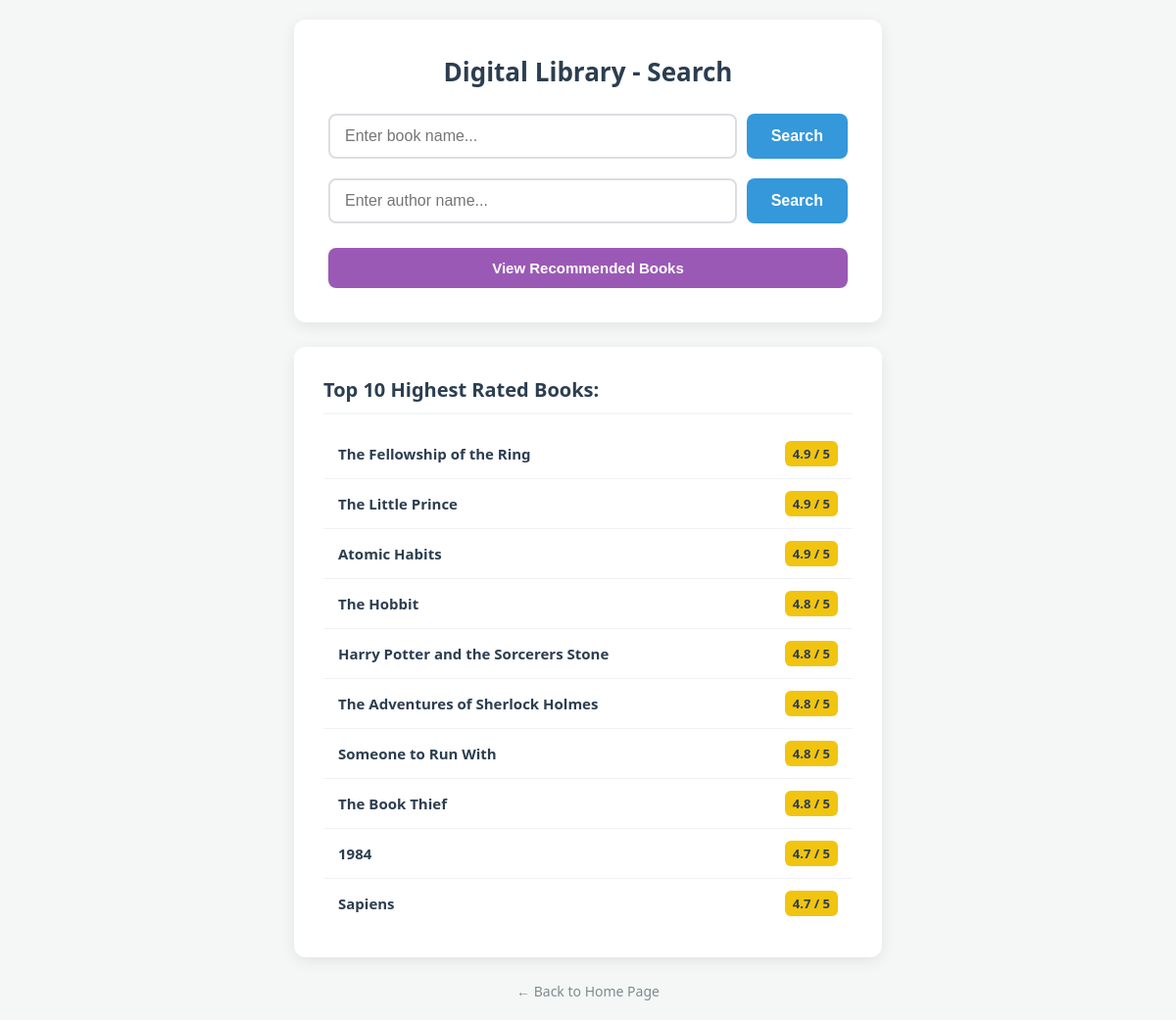
The page /books/recommended on the database as committed earlier.
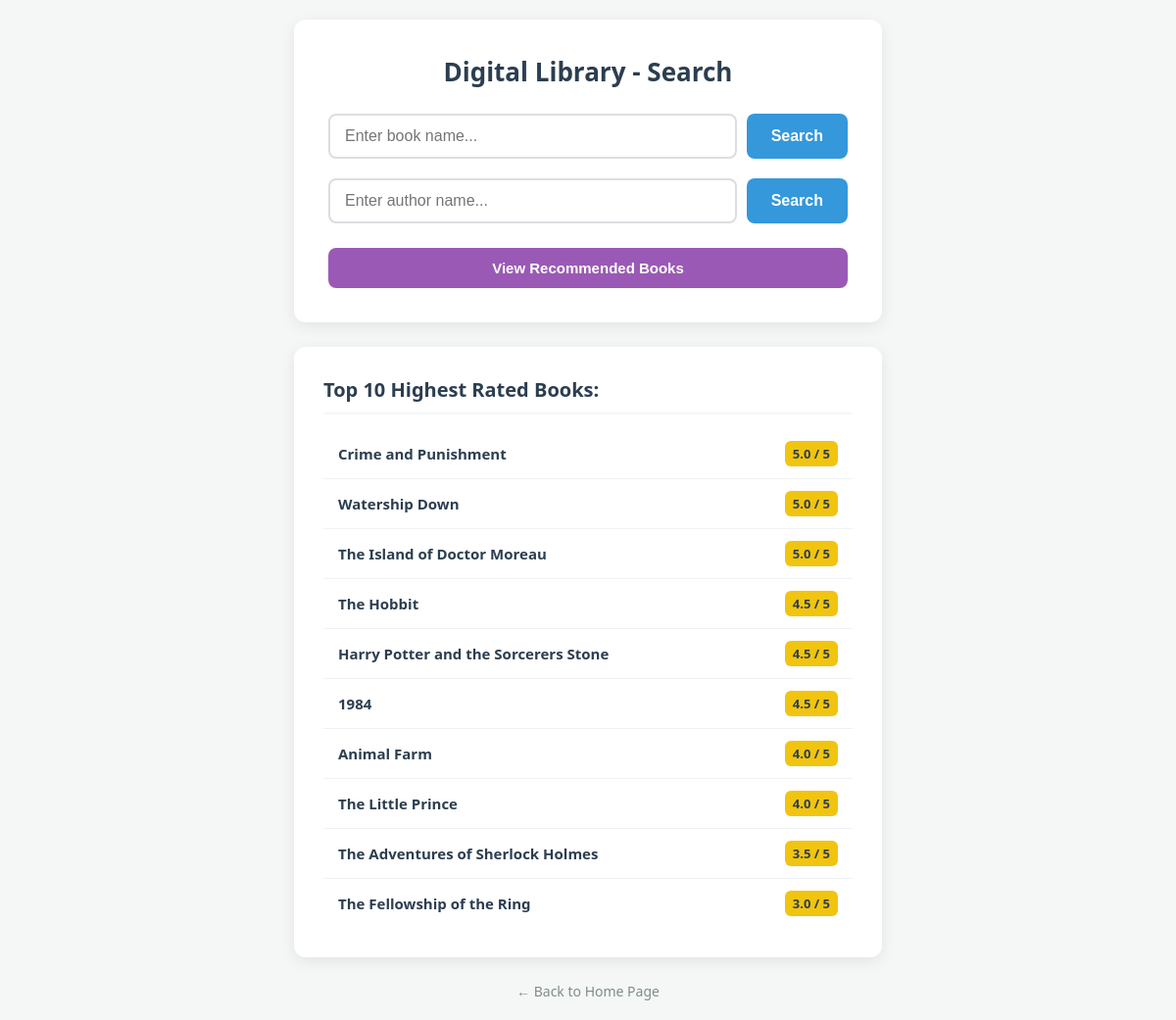
The same page on the database as committed later.
### tables this page shows
CREATE TABLE Books (
    id INTEGER PRIMARY KEY,
    title TEXT NOT NULL,
    author TEXT NOT NULL,
    summary TEXT,
    category TEXT,
    price REAL,
    rating REAL
);

### routers/books.py (the view)
@router.get("/recommended", response_class=HTMLResponse)
async def get_recommended_books(request: Request):
    try:
        conn = sqlite3.connect("library.db")
        cursor = conn.cursor()
        query = "SELECT title, rating FROM Books ORDER BY rating DESC LIMIT 10;"
        cursor.execute(query)
        recommended = cursor.fetchall()
        conn.close()
        return templates.TemplateResponse(
            request=request,
            name="search_book.html",
            context={"request": request, "error": None, "recommended_books": recommended}
        )
    except Exception as e:
        print(f"Server Error: {e}")
        return templates.TemplateResponse(
            request=request,
            name="search_book.html",
            context={"request": request, "error": "Could not load recommendations.", "recommended_books": None}
        )

### templates/search_book.html (shortened to what this page needs)
<!DOCTYPE html>
<html>
<head>
    <link rel="stylesheet" href="/static/css/main.css">
    <link rel="stylesheet" href="/static/css/search.css">
</head>
<body>
    <div class="search-container">
        <h1>Digital Library - Search</h1>
        <form action="/books/search" method="post" class="search-box">
            <input type="text" name="book_name" placeholder="Enter book name..." >
            <button type="submit">Search</button>
        </form>
        <form action="/books/search-author" method="post" class="search-box">
            <input type="text" name="author_name" placeholder="Enter author name..." >
            <button type="submit">Search</button>
        </form>
        <a href="/books/recommended" class="recommended-trigger">
            <button type="button" class="recommended-btn"> View Recommended Books</button>
        </a>
    </div>
    {% if recommended_books %}
    <div class="recommendations-container">
        <h2>Top 10 Highest Rated Books:</h2>
        <ul class="book-list">
            {% for book in recommended_books %}
                <li class="book-item">
                    <span class="book-title"><strong>{{ book[0] }}</strong></span>
                    <span class="book-rating"> {{ book[1] }} / 5</span>
                </li>
            {% endfor %}
        </ul>
    </div>
    {% endif %}
    <a href="/" class="back-home">← Back to Home Page</a>
</body>
</html>

Rows that differ between the two databases and show on the page:
no longer on this page (row edited): Books: title "Atomic Habits", rating "4.9"
no longer on this page (row edited): Books: title "Someone to Run With", rating "4.8"
no longer on this page (row edited): Books: title "The Book Thief", rating "4.8"
no longer on this page (row edited): Books: title "Sapiens", rating "4.7"
now on this page (row edited): Books: title "Crime and Punishment", rating "5.0"
now on this page (row edited): Books: title "Watership Down", rating "5.0"
now on this page (row edited): Books: title "The Island of Doctor Moreau", rating "5.0"
changed Books "The Hobbit": rating "4.8" → "4.5"
changed Books "Harry Potter and the Sorcerers Stone": rating "4.8" → "4.5"
changed Books (number 6 of 10 on the later page): rating "4.7" → "4.5"; moves up the list
now on this page (row edited): Books: title "Animal Farm", rating "4.0"
changed Books "The Little Prince": rating "4.9" → "4.0"; moves down the list
changed Books "The Adventures of Sherlock Holmes": rating "4.8" → "3.5"
changed Books "The Fellowship of the Ring": rating "4.9" → "3.0"; moves down the list
